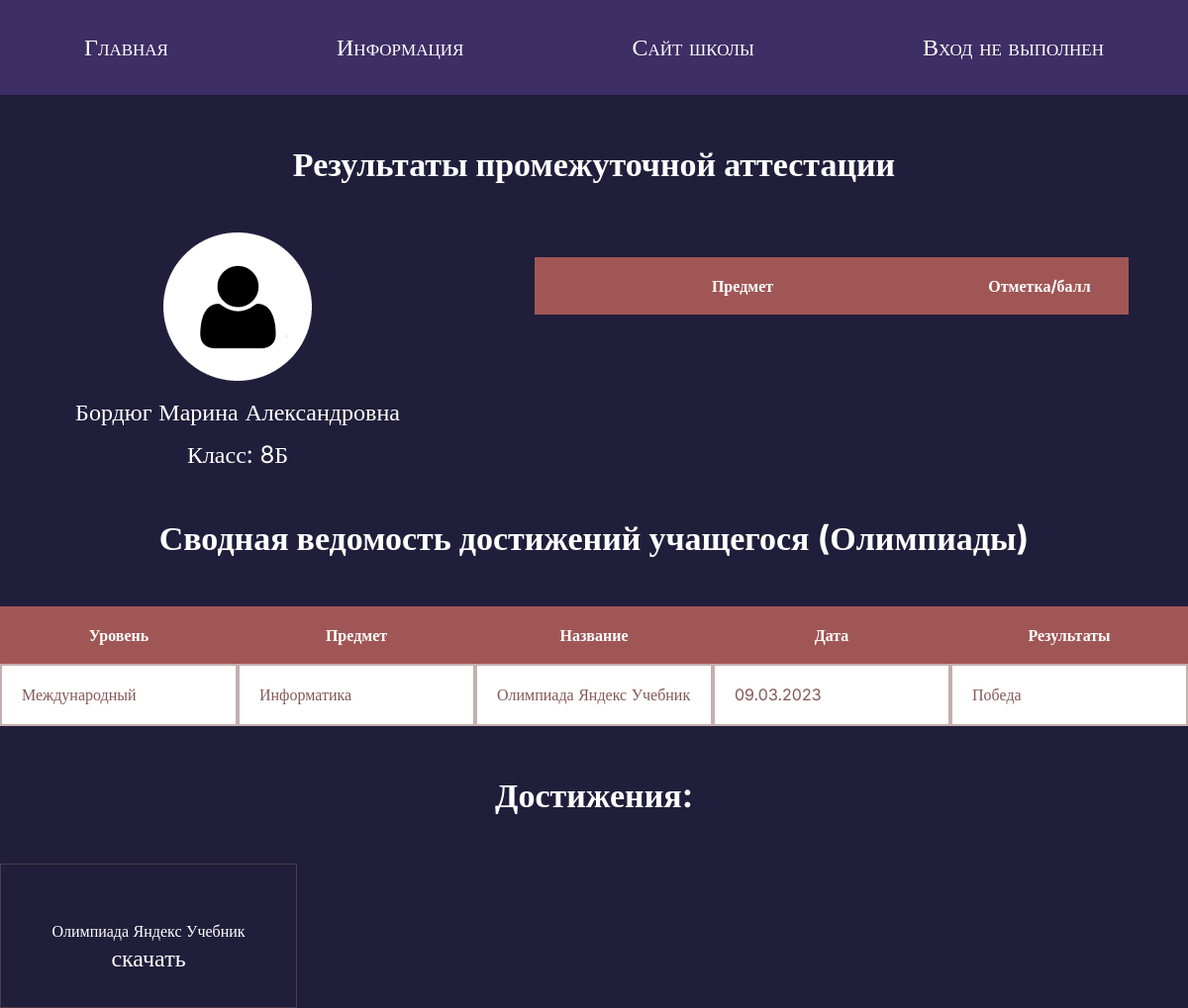
/profile/10, run on an earlier commit of the app's database.
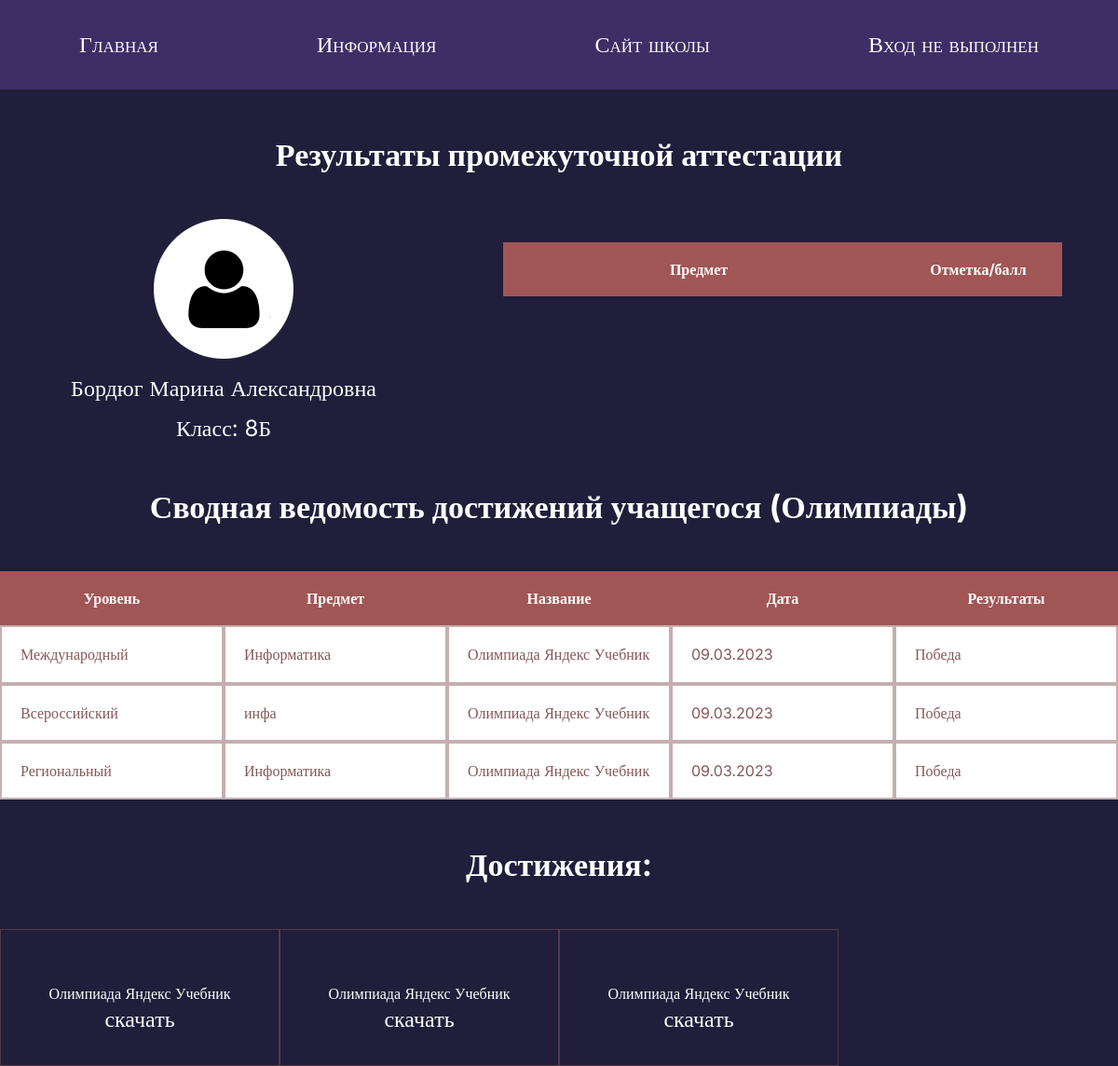
And on a later commit of the database.
### tables this page shows
CREATE TABLE "students" (
	"student_id"	INTEGER NOT NULL,
	"name"	TEXT NOT NULL,
	"login"	TEXT,
	"password"	TEXT NOT NULL,
	"avatar"	BLOB,
	"birth_date"	DATE,
	"created_at"	DATETIME NOT NULL DEFAULT CURRENT_TIMESTAMP,
	"class"	TEXT NOT NULL,
	"teacher_id"	INTEGER NOT NULL,
	PRIMARY KEY("student_id" AUTOINCREMENT),
	FOREIGN KEY("teacher_id") REFERENCES "teachers"("teacher_id") ON DELETE CASCADE ON UPDATE CASCADE
);

CREATE TABLE "portfolio" (
	"portfolio_id"	INTEGER NOT NULL,
	"event_name"	TEXT NOT NULL,
	"event_type"	TEXT NOT NULL,
	"student_id"	INTEGER NOT NULL,
	"created_at"	DATETIME NOT NULL DEFAULT CURRENT_TIMESTAMP,
	"event_file_uuid"	TEXT,
	"event_level"	TEXT,
	"event_result"	TEXT,
	"event_date"	TEXT,
	PRIMARY KEY("portfolio_id" AUTOINCREMENT),
	FOREIGN KEY("student_id") REFERENCES "students"("student_id") ON DELETE CASCADE ON UPDATE CASCADE
);

### main.py (the view, shortened to what this page needs)
@app.route("/profile/<student_id>", methods=["POST", "GET"])
def profile_by_id(student_id):
    exams_subjects = ["Русский язык", "Литература", "Алгебра", "Геометрия", "Информатика", "Музыка",
                      "ОБЖ", "Физическая культура", "Технология", "Английский язык", "Литература Республики Коми",
                      "История", "Родная (русская) литература", "Родной (русский) язык", "Биология",
                      "Химия", "Физика", "География", "Обществознание"]
    student = db.get_student_by_student_id(student_id)
    portfolio = db.get_portfolio_by_student_id(student_id)
    exams = db.get_exams_by_student_id(student_id)
    print(exams)
    return render_template("student-profile.html", title="Student profile", student=student, port=portfolio,
                           exams=exams, subjects=exams_subjects)

### database.py (called while the page is built)
    def get_portfolio_by_student_id(self, student_id):
        sql = """SELECT * FROM portfolio WHERE student_id = ?"""
        self.cursor.execute(sql, (student_id,))
        return self.cursor.fetchall()

    def get_exams_by_student_id(self, student_id):
        sql = """SELECT * FROM exams WHERE student_id = ?"""
        self.cursor.execute(sql, (student_id,))
        return self.cursor.fetchall()

    def get_student_by_student_id(self, student_id):
        sql = """SELECT * FROM students WHERE student_id = ?"""
        self.cursor.execute(sql, (student_id, ))
        result = self.cursor.fetchone()
        if not result:
            return None
        return result

### templates/student-profile.html (shortened to what this page needs)
{% extends 'base.html' %}
{% block content %}
  <section class="profile-page-st">
    <div class="container">
      <h2 class="header-page">Результаты промежуточной аттестации</h2>
      <div class="student-card">
        <div class="student-info">
          <img src={{url_for('static', filename='img/avatar 1.png')}}  alt="avatar-1" class="avatar-2">
          <p class="port-text">{{ student[1] }}</p>
          <p class="port-text">Класс: {{ student[7] }}</p>
        </div>
        <form class="student-table" method="post">
          <table class="marks">
            <thead>
              <tr>
                <th>Предмет</th>
                <th>Отметка/балл</th>
              </tr>
            </thead>
          </table>
        </form>
      </div>
      {% if port %}
      <p class="header-page"><strong>Сводная ведомость достижений учащегося (Олимпиады)</strong></p>
      <div class="marks-tb">
        <table class="marks-2">
          <thead>
            <tr>
              <th class="th-2">Уровень</th>
              <th class="th-2">Предмет</th>
              <th class="th-2">Название</th>
              <th class="th-2">Дата</th>
              <th class="th-2">Результаты</th>
            </tr>
          </thead>
          <tbody>
          {% for item in port %}
            <tr>
              <td class="td-2">{{item[6]}}</td>
              <td class="td-2">{{item[2]}}</td>
              <td class="td-2">{{item[1]}}</td>
              <td class="td-2">{{item[-1]}}</td>
              <td class="td-2">{{item[-2]}}</td>
            </tr>
          {% endfor %}
          </tbody>
        </table>
      </div>
      <p class="header-page"><strong>Достижения:</strong></p>
      <div class="portfolio-files">
        {% for item in port %}
        <div class="portfolio-item">
          <p class="portfolio-title">{{item[1]}}</p>
          <a href='/download/{{ item[5] }}' class="portfolio-link">скачать</a>
        </div>
        {% endfor %}
      </div>
      {% else %}
        {% if "student_id" in session %}
        <a href="/add-portfolio" type="submit" class="button-center button-add"><strong>Добавить достижение</strong></a>
        {% endif %}
      {% endif %}
    </div>
  </section>
{% endblock %}

### templates/base.html (shortened to what this page needs)
<!DOCTYPE html>
<html lang="en">
<head>
    <link rel="stylesheet" href={{url_for('static', filename='css/normalize.css')}}>
    <link rel="stylesheet" href={{url_for('static', filename='css/styles.css')}}>
</head>
<body>
<header>
    <a href={{url_for('index')}} class="link-a">Главная</a>
    <a href={{url_for('info')}} class="link-a">Информация</a>
    <a href="https://thl-syktyvkar.gosuslugi.ru/" class="link-a" target="_blank">Сайт школы</a>
    {% if "teacher_id" in session %}
        <a href={{url_for("logout")}} class="link-a">{{(session["login"])[ :session["login"].rfind(" ")]}}<br>(Выйти)</a>
    {% elif "student_id" in session %}
        <a href={{url_for("logout")}} class="link-a">{{(session["login"])[ :session["login"].rfind(" ")]}}<br>(Выйти)</a>
    {% else %}
        <a class="link-a">Вход не выполнен</a>
    {% endif %}
</header>
{% block content %}
{% endblock %}
</body>
</html>

### static/css/styles.css (style rules this page uses)
* { margin: 0; padding: 0; box-sizing: border-box; font-family: Inter; }
header { width: 100%; display: flex; justify-content: space-around; align-items: center; background-color: #3D2E65; height: 12vh; }
.link-a { font-variant: small-caps; }
form { margin: 0 auto; max-width: 650px; box-shadow: 20px 20px 0px #443C5B; background-color: #FFFFFF; border-radius: 5px; padding: 25px; }
.container { max-width: 1200px; margin: 0 auto; }
a { text-decoration: none; color: white; font-family: Inter; font-size: 24px; }
thead { display: flex; }
tr { width: 100%; display: flex; align-items: stretch; }
.student th:first-child, td:first-child { width: 60%; }
.student th:last-child, td:last-child { width: 25%; }
th:first-child, td:first-child { width: 70%; }
th:last-child, td:last-child { width: 30%; }
table { border-collapse: collapse; }
th, td { border: 2px solid #8558587a; padding: 20px 20px; text-align: left; color: #855858; }
th { background-color: #A15656; color: #FFFFFF; border: none; text-align: center; }
.port-text { color: #FFFFFF; font-family: Inter; font-size: 24px; margin-top: 15px; }
.header-page { color: #FFFFFF; font-size: 34px; text-align: center; padding: 50px 0; }
.marks { background-color: #FFFFFF; width: 100%; }
.marks-tb { max-width: 100%; }
.marks-2 { background-color: #FFFFFF; width: 100%; }
.profile-page-st { min-height: 88vh; width: 100%; background-color: #201E3A; }
.th-2:first-child, .td-2:first-child, .th-2:nth-child(2), .td-2:nth-child(2), .th-2:nth-child(3), .td-2:nth-child(3), .th-2:nth-child(4), .td-2:nth-child(4), .th-2:nth-child(5), .td-2:nth-child(5) { width: 20%; }
.student-card { display: flex; justify-content: space-between; }
.student-info { width: 40%; text-align: center; }
.student-table { width: 60%; border: none; box-shadow: none; background-color: #201E3A; text-align: center; }
.portfolio-files { display: flex; flex-wrap: wrap; }
.portfolio-item { width: 25%; padding: 35px; border: 1px solid #8558587a; text-align: center; }
.portfolio-title { color: #FFFFFF; padding: 5px 0 5px 0; }

What changed in the data, as far as the page shows it:
added portfolio: event_level "Всероссийский", event_type "инфа", event_name "Олимпиада Яндекс Учебник", event_date "09.03.2023", event_result "Победа"
added portfolio: event_level "Региональный", event_type "Информатика", event_name "Олимпиада Яндекс Учебник", event_date "09.03.2023", event_result "Победа"
